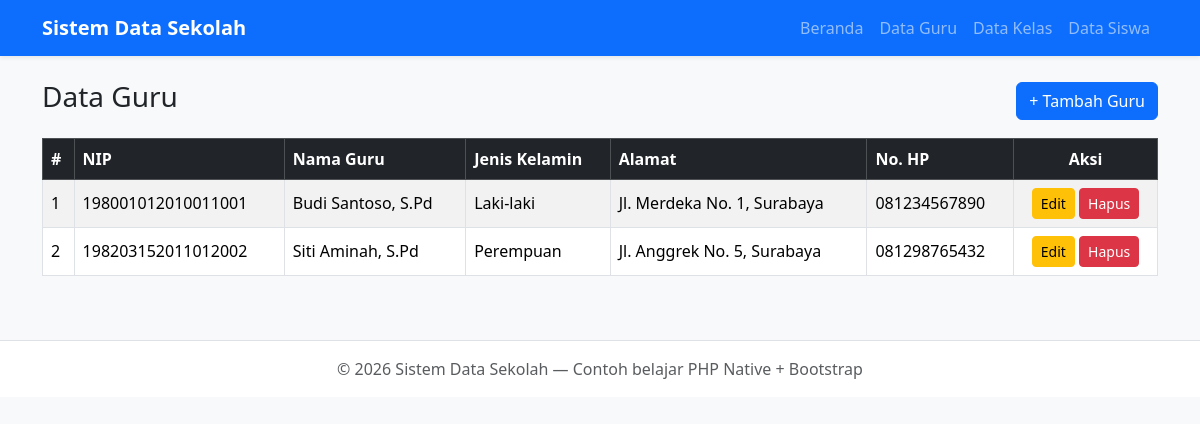
Screenshot of /guru with the database file from the repository.
### tables this page shows
CREATE TABLE IF NOT EXISTS guru (
    id INT AUTO_INCREMENT PRIMARY KEY,
    nip VARCHAR(30) NOT NULL,
    nama_guru VARCHAR(100) NOT NULL,
    jenis_kelamin ENUM('Laki-laki', 'Perempuan') NOT NULL,
    alamat TEXT,
    no_hp VARCHAR(20),
    created_at TIMESTAMP DEFAULT CURRENT_TIMESTAMP
);

### controllers/GuruController.php (called while the page is built, shortened)
<?php
require_once __DIR__ . '/../models/Guru.php';
class GuruController
{
    private Guru $guruModel;
    public function __construct()
    {
        $this->guruModel = new Guru();
    }
    public function index()
    {
        $data['title'] = 'Data Guru';
        $data['guru']  = $this->guruModel->getAll();
        require __DIR__ . '/../views/layouts/header.php';
        require __DIR__ . '/../views/guru/index.php';
        require __DIR__ . '/../views/layouts/footer.php';
    }
}

### index.php (called while the page is built, shortened)
<?php
require_once __DIR__ . '/core/Router.php';
$router = new Router();
$method = $_SERVER['REQUEST_METHOD'];
$uri    = $_SERVER['REQUEST_URI'];
$router->dispatch($method, $uri);

### models/Guru.php (called while the page is built, shortened)
<?php
class Guru
{
    private PDO $db;
    public function __construct()
    {
        global $pdo;
        $this->db = $pdo;
    }
    public function getAll(): array
    {
        $stmt = $this->db->query("SELECT * FROM guru ORDER BY nama_guru ASC");
        return $stmt->fetchAll();
    }
}

### views/guru/index.php (the view)
<div class="d-flex justify-content-between align-items-center mb-3">
    <h3>Data Guru</h3>
    <a href="<?= BASE_URL ?>guru/create" class="btn btn-primary">+ Tambah Guru</a>
</div>
<?php if (empty($data['guru'])): ?>
    <div class="alert alert-info">Belum ada data guru. Silakan tambah data baru.</div>
<?php else: ?>
<div class="table-responsive">
    <table class="table table-bordered table-striped bg-white align-middle">
        <thead class="table-dark">
            <tr>
                <th>#</th>
                <th>NIP</th>
                <th>Nama Guru</th>
                <th>Jenis Kelamin</th>
                <th>Alamat</th>
                <th>No. HP</th>
                <th class="text-center">Aksi</th>
            </tr>
        </thead>
        <tbody>
            <?php foreach ($data['guru'] as $i => $g): ?>
            <tr>
                <td><?= $i + 1 ?></td>
                <td><?= htmlspecialchars($g['nip']) ?></td>
                <td><?= htmlspecialchars($g['nama_guru']) ?></td>
                <td><?= htmlspecialchars($g['jenis_kelamin']) ?></td>
                <td><?= htmlspecialchars($g['alamat']) ?></td>
                <td><?= htmlspecialchars($g['no_hp']) ?></td>
                <td class="text-center">
                    <a href="<?= BASE_URL ?>guru/edit/<?= $g['id'] ?>" class="btn btn-sm btn-warning">Edit</a>
                    <a href="<?= BASE_URL ?>guru/delete/<?= $g['id'] ?>" class="btn btn-sm btn-danger"
                       onclick="return confirm('Yakin ingin menghapus data guru ini?')">Hapus</a>
                </td>
            </tr>
            <?php endforeach; ?>
        </tbody>
    </table>
</div>
<?php endif; ?>

### core/Router.php (shortened to what this page needs)
<?php
class Router
{
    protected array $routes = [
        'GET'  => [],
        'POST' => [],
    ];
    public function get(string $uri, array $action): void
    {
        $this->routes['GET'][$this->normalize($uri)] = $action;
    }
    public function post(string $uri, array $action): void
    {
        $this->routes['POST'][$this->normalize($uri)] = $action;
    }
    protected function normalize(string $uri): string
    {
        $uri = '/' . trim($uri, '/');
        return $uri;
    }
    public function dispatch(string $method, string $requestUri): void
    {
        $path = parse_url($requestUri, PHP_URL_PATH);
        $path = $this->normalize($path);
        $routesForMethod = $this->routes[$method] ?? [];
        foreach ($routesForMethod as $pattern => $action) {
            $regex = preg_replace('#\{[a-zA-Z_]+\}#', '([^/]+)', $pattern);
            $regex = '#^' . $regex . '$#';
            if (preg_match($regex, $path, $matches)) {
                array_shift($matches);
                [$controllerName, $methodName] = $action;
                $this->callController($controllerName, $methodName, $matches);
                return;
            }
        }
    }
    protected function callController(string $controllerName, string $methodName, array $params): void
    {
        $controller = new $controllerName();
        call_user_func_array([$controller, $methodName], $params);
    }
}

### rows the page displays
guru: nip "198001012010011001", nama_guru "Budi Santoso, S.Pd", jenis_kelamin "Laki-laki", alamat "Jl. Merdeka No. 1, Surabaya", no_hp "081234567890"
guru: nip "198203152011012002", nama_guru "Siti Aminah, S.Pd", jenis_kelamin "Perempuan", alamat "Jl. Anggrek No. 5, Surabaya", no_hp "081298765432"
